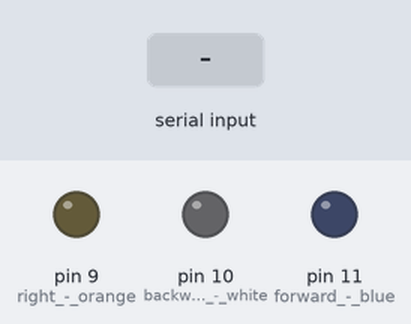
A sketch run on a simulated Arduino Uno, built with avr-gcc and run on an emulated ATmega328P. On the bench: output pins drawn as LEDs (lit = HIGH). The test bench sets the inputs (shaded band). Pins used as bus, display or sensor lines are not drawn.

Above: at 1.2 s.
1.3 s: "right_on\n" received over Serial
At 2.3 s:
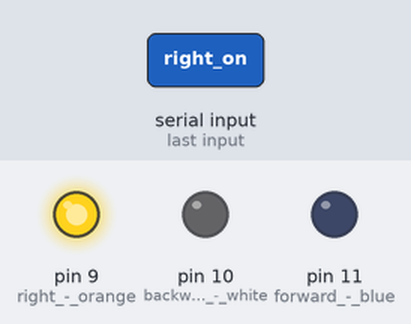
2.8 s: "backward_on\n" received over Serial
At 3.5 s:
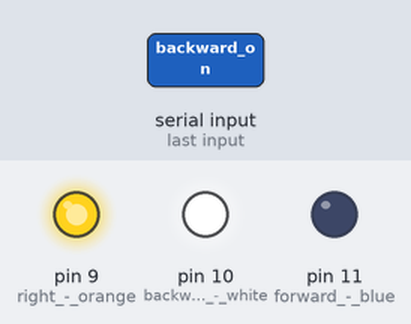
4.3 s: "left_on\n" received over Serial
At 4.6 s:
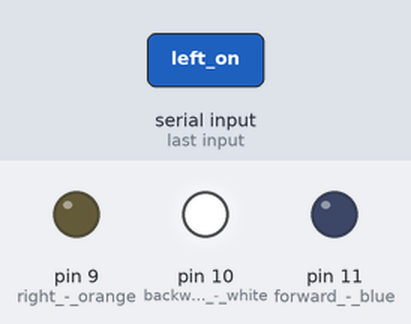
5.8 s: "forward_on\n" received over Serial
At 6.9 s:
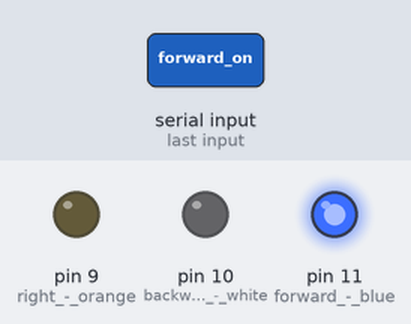
7.3 s: "right_on\n" received over Serial
At 8.1 s:
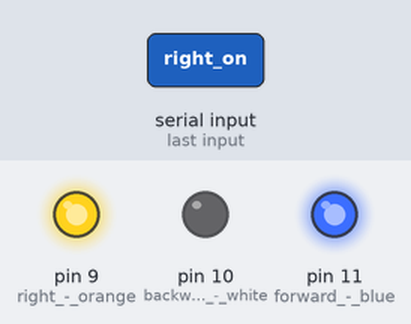
8.8 s: "right_off\n" received over Serial
At 9.2 s:
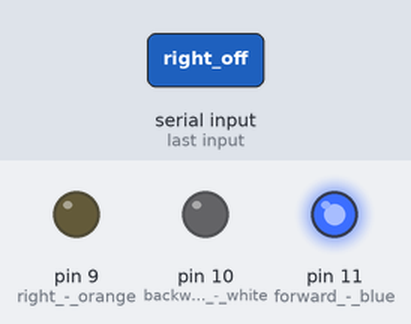
Timing chart, 0 to 11.3 s (numbered marks = the images above; inputs shaded):
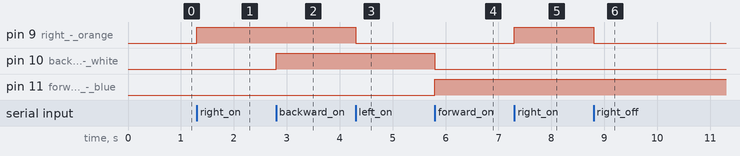

The sketch:

serial_read.ino
```cpp
int x;
String str;

void setup()
{

  Serial.begin(250000);
  pinMode(8, OUTPUT); // left - brown
  pinMode(9, OUTPUT); // right - orange
  pinMode(10, OUTPUT); // backward - white
  pinMode(11, OUTPUT); // forward - blue
}

void loop()
{
    if(Serial.available() > 0)
    {
        str = Serial.readStringUntil('\n');
        if (str.equals("left_on")) {
          digitalWrite(9, LOW);
          digitalWrite(8, HIGH);
        }
        if (str.equals("right_on")) {
          digitalWrite(8, LOW);
          digitalWrite(9, HIGH);
        }
        if (str.equals("backward_on")) {
          digitalWrite(11, LOW);
          digitalWrite(10, HIGH);
        }
        if (str.equals("forward_on")) {
          digitalWrite(10, LOW);
          digitalWrite(11, HIGH);
        }
        if (str.equals("left_off")) {
          digitalWrite(8, LOW);
        }
        if (str.equals("right_off")) {
          digitalWrite(9, LOW);
        }
        if (str.equals("backward_off")) {
          digitalWrite(10, LOW);
        }
        if (str.equals("forward_off")) {
          digitalWrite(11, LOW);
        }
    }
}
```

Measured:
- after the input at 1.3 s, pin 9 (right_-_orange): LOW → HIGH at once
- after the input at 2.8 s, pin 10 (backward_-_white): LOW → HIGH at once
- after the input at 4.3 s, pin 9 (right_-_orange): HIGH → LOW at once
- after the input at 5.8 s, pin 10 (backward_-_white): HIGH → LOW at once; pin 11 (forward_-_blue): LOW → HIGH at once
- after the input at 7.3 s, pin 9 (right_-_orange): LOW → HIGH at once
- after the input at 8.8 s, pin 9 (right_-_orange): HIGH → LOW at once
